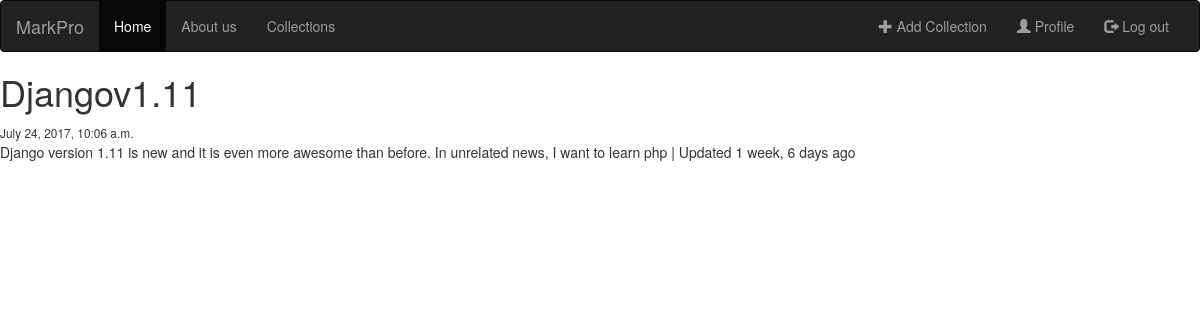
/news/djangov111/, run on the app's committed database.
### bookmarks/models.py (models this page shows, shortened)
class newsboard(models.Model):
    title = models.CharField(max_length = 255)
    topic = models.CharField(max_length= 255)
    description = models.TextField()
    timestamp= models.DateTimeField(auto_now=False, auto_now_add=True)
    updated= models.DateTimeField(auto_now=True, auto_now_add=False)
    slug= models.SlugField(null=True, blank=True)

### bookmarks/views.py (the view)
# urls.py: url(r'^news/(?P<slug>[\w-]+)/$', newsDetailView.as_view(), name="news"),
class newsDetailView(DetailView):
    queryset= newsboard.objects.all()

### bookmarks/templates/bookmarks/newsboard_detail.html (shortened to what this page needs)
{% extends 'bookmarks/base.html' %}
{% block body %}
    <h1>{{ object.title }}</h1>
    <small>{{ object.timestamp }}</small>
    <p> {{ object.description }} | Updated {{ object.updated|timesince }} ago</p>
{% endblock %}

### bookmarks/static/css/main.css (style rules this page uses)
* { margin: 0px; padding: 0px; }

### data on the page
newsboard: title "Djangov1.11", timestamp "July 24, 2017, 10:06 a.m.", description "Django version 1.11 is new and it is even more awesome than before. In unrelated news, I want to learn php", updated "1 week, 6 days"
